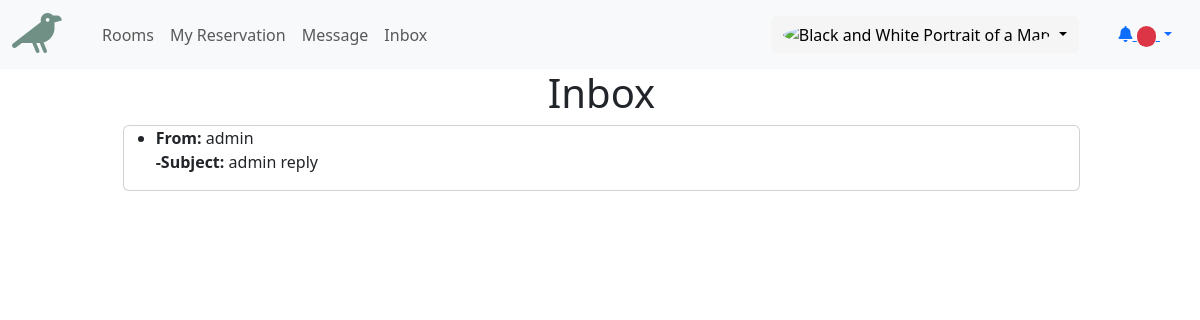
/guest/inbox (signed in), run on an earlier commit of the app's database.
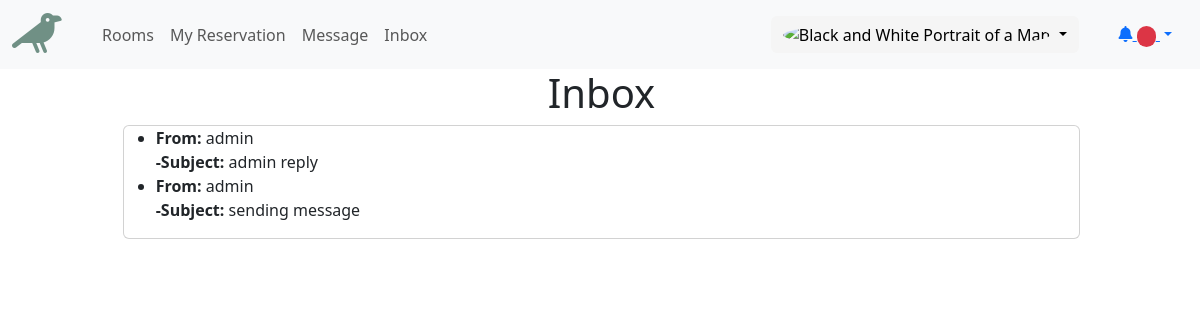
And on a later commit of the database.
### hotelapp/models.py (models this page shows, shortened)
class Message(models.Model):
    sender = models.ForeignKey(User, related_name='sent_messages', on_delete=models.CASCADE)
    receiver = models.ForeignKey(User, related_name='received_messages', on_delete=models.CASCADE)
    content = models.TextField()
    timestamp = models.DateTimeField(auto_now_add=True)

### hotelapp/views.py (the view)
# urls.py: path('guest/inbox', views.inboxGuest, name='guest_inbox'),
@login_required
def inboxGuest(request):
    messages = Message.objects.filter(receiver=request.user)
    return render(request, 'guest_pages/inbox.html', {'messages': messages})

### hotelapp/templates/guest_pages/inbox.html
{% extends 'guest_pages/base_guest.html' %}
{% block content%}
  <div style=" width: 100%; padding-left: 3px ;">
    <center>
      <h1>Inbox</h1>
    </center>
    <div class="card" style="width: 80%; margin: 0 auto;">
      {% if messages %}
        <ul>
          {% for message in messages %}
            <li>
              <strong>From:</strong> {{ message.sender }} <br>
              <strong> -Subject:</strong> {{ message.content|truncatewords:5 }}
            </li>
          {% endfor %}
        </ul>
      {% else %}
        <p>You have no messages.</p>
      {% endif %}
    </div>
  </div>
{% endblock %}

What changed in the data, as far as the page shows it:
added Message: sender "admin", content "sending message"
